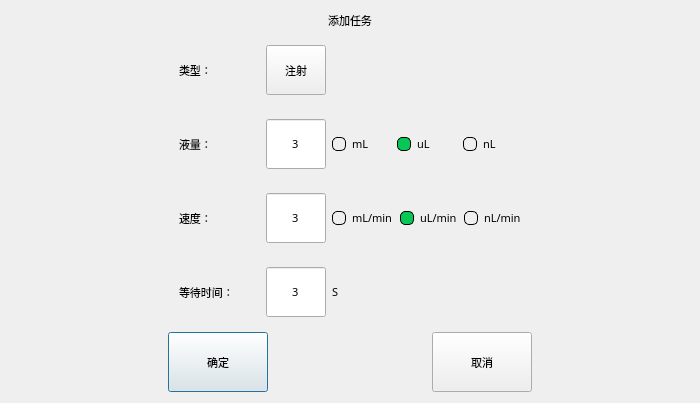
<?xml version="1.0" encoding="UTF-8"?>
<ui version="4.0">
 <class>AddTaskPage</class>
 <widget class="QDialog" name="AddTaskPage">
  <property name="geometry">
   <rect>
    <x>0</x>
    <y>0</y>
    <width>700</width>
    <height>400</height>
   </rect>
  </property>
  <property name="windowTitle">
   <string>Dialog</string>
  </property>
  <property name="styleSheet">
   <string notr="true">QRadioButton::indicator::unchecked{
background-color: none;
border:1px solid #000000;
border-radius: 5px;
}

QRadioButton::indicator:checked{
background-color: #07C854;
border:1px solid #000000;
border-radius: 5px;
}</string>
  </property>
  <property name="sizeGripEnabled">
   <bool>false</bool>
  </property>
  <layout class="QVBoxLayout" name="verticalLayout_2">
   <item>
    <widget class="QWidget" name="widgetTitle" native="true">
     <property name="font">
      <font>
       <family>Microsoft YaHei</family>
       <pointsize>8</pointsize>
      </font>
     </property>
     <layout class="QHBoxLayout" name="horizontalLayout_5">
      <property name="leftMargin">
       <number>1</number>
      </property>
      <property name="topMargin">
       <number>1</number>
      </property>
      <property name="rightMargin">
       <number>1</number>
      </property>
      <property name="bottomMargin">
       <number>1</number>
      </property>
      <item>
       <widget class="QLabel" name="label">
        <property name="font">
         <font>
          <family>Microsoft YaHei</family>
          <pointsize>8</pointsize>
         </font>
        </property>
        <property name="text">
         <string>添加任务</string>
        </property>
        <property name="alignment">
         <set>Qt::AlignCenter</set>
        </property>
       </widget>
      </item>
     </layout>
    </widget>
   </item>
   <item>
    <layout class="QHBoxLayout" name="horizontalLayout">
     <item>
      <spacer name="horizontalSpacer_4">
       <property name="font">
        <font>
         <family>Microsoft YaHei</family>
         <pointsize>8</pointsize>
        </font>
       </property>
       <property name="orientation">
        <enum>Qt::Horizontal</enum>
       </property>
       <property name="sizeHint" stdset="0">
        <size>
         <width>40</width>
         <height>20</height>
        </size>
       </property>
      </spacer>
     </item>
     <item>
      <layout class="QVBoxLayout" name="verticalLayout">
       <item>
        <widget class="QWidget" name="widget" native="true">
         <property name="font">
          <font>
           <family>Microsoft YaHei</family>
           <pointsize>8</pointsize>
          </font>
         </property>
         <layout class="QHBoxLayout" name="horizontalLayout_3">
          <item>
           <widget class="QLabel" name="label_8">
            <property name="sizePolicy">
             <sizepolicy hsizetype="Expanding" vsizetype="Preferred">
              <horstretch>0</horstretch>
              <verstretch>0</verstretch>
             </sizepolicy>
            </property>
            <property name="minimumSize">
             <size>
              <width>81</width>
              <height>0</height>
             </size>
            </property>
            <property name="font">
             <font>
              <family>Microsoft YaHei</family>
              <pointsize>8</pointsize>
             </font>
            </property>
            <property name="text">
             <string>类型：</string>
            </property>
           </widget>
          </item>
          <item>
           <widget class="QToolButton" name="toolButton">
            <property name="sizePolicy">
             <sizepolicy hsizetype="Preferred" vsizetype="Preferred">
              <horstretch>0</horstretch>
              <verstretch>0</verstretch>
             </sizepolicy>
            </property>
            <property name="minimumSize">
             <size>
              <width>60</width>
              <height>50</height>
             </size>
            </property>
            <property name="maximumSize">
             <size>
              <width>60</width>
              <height>50</height>
             </size>
            </property>
            <property name="font">
             <font>
              <family>Microsoft YaHei</family>
              <pointsize>8</pointsize>
             </font>
            </property>
            <property name="text">
             <string>注射</string>
            </property>
           </widget>
          </item>
          <item>
           <widget class="QLabel" name="label_9">
            <property name="sizePolicy">
             <sizepolicy hsizetype="Expanding" vsizetype="Preferred">
              <horstretch>0</horstretch>
              <verstretch>0</verstretch>
             </sizepolicy>
            </property>
            <property name="minimumSize">
             <size>
              <width>0</width>
              <height>0</height>
             </size>
            </property>
            <property name="font">
             <font>
              <family>Microsoft YaHei</family>
              <pointsize>8</pointsize>
             </font>
            </property>
            <property name="text">
             <string/>
            </property>
           </widget>
          </item>
          <item>
           <widget class="QLabel" name="label_10">
            <property name="sizePolicy">
             <sizepolicy hsizetype="Expanding" vsizetype="Preferred">
              <horstretch>0</horstretch>
              <verstretch>0</verstretch>
             </sizepolicy>
            </property>
            <property name="minimumSize">
             <size>
              <width>0</width>
              <height>0</height>
             </size>
            </property>
            <property name="font">
             <font>
              <family>Microsoft YaHei</family>
              <pointsize>8</pointsize>
             </font>
            </property>
            <property name="text">
             <string/>
            </property>
           </widget>
          </item>
          <item>
           <widget class="QLabel" name="label_11">
            <property name="sizePolicy">
             <sizepolicy hsizetype="Expanding" vsizetype="Preferred">
              <horstretch>0</horstretch>
              <verstretch>0</verstretch>
             </sizepolicy>
            </property>
            <property name="minimumSize">
             <size>
              <width>0</width>
              <height>0</height>
             </size>
            </property>
            <property name="font">
             <font>
              <family>Microsoft YaHei</family>
              <pointsize>8</pointsize>
             </font>
            </property>
            <property name="text">
             <string/>
            </property>
           </widget>
          </item>
         </layout>
        </widget>
       </item>
       <item>
        <widget class="QWidget" name="widget_2" native="true">
         <property name="font">
          <font>
           <family>Microsoft YaHei</family>
           <pointsize>8</pointsize>
          </font>
         </property>
         <layout class="QHBoxLayout" name="horizontalLayout_6">
          <item>
           <widget class="QLabel" name="label_5">
            <property name="sizePolicy">
             <sizepolicy hsizetype="Expanding" vsizetype="Preferred">
              <horstretch>0</horstretch>
              <verstretch>0</verstretch>
             </sizepolicy>
            </property>
            <property name="minimumSize">
             <size>
              <width>81</width>
              <height>0</height>
             </size>
            </property>
            <property name="font">
             <font>
              <family>Microsoft YaHei</family>
              <pointsize>8</pointsize>
             </font>
            </property>
            <property name="text">
             <string>液量：</string>
            </property>
            <property name="alignment">
             <set>Qt::AlignLeading|Qt::AlignLeft|Qt::AlignVCenter</set>
            </property>
           </widget>
          </item>
          <item>
           <widget class="Custom_LineEdit" name="lineEdit_volume">
            <property name="sizePolicy">
             <sizepolicy hsizetype="Expanding" vsizetype="Preferred">
              <horstretch>0</horstretch>
              <verstretch>0</verstretch>
             </sizepolicy>
            </property>
            <property name="minimumSize">
             <size>
              <width>0</width>
              <height>50</height>
             </size>
            </property>
            <property name="maximumSize">
             <size>
              <width>60</width>
              <height>50</height>
             </size>
            </property>
            <property name="font">
             <font>
              <family>Microsoft YaHei</family>
              <pointsize>8</pointsize>
             </font>
            </property>
            <property name="text">
             <string>3</string>
            </property>
            <property name="alignment">
             <set>Qt::AlignCenter</set>
            </property>
           </widget>
          </item>
          <item>
           <widget class="QRadioButton" name="radioButton_volumemL">
            <property name="sizePolicy">
             <sizepolicy hsizetype="Expanding" vsizetype="Preferred">
              <horstretch>0</horstretch>
              <verstretch>0</verstretch>
             </sizepolicy>
            </property>
            <property name="minimumSize">
             <size>
              <width>0</width>
              <height>0</height>
             </size>
            </property>
            <property name="font">
             <font>
              <family>Microsoft YaHei</family>
              <pointsize>8</pointsize>
             </font>
            </property>
            <property name="text">
             <string>mL</string>
            </property>
            <property name="checked">
             <bool>false</bool>
            </property>
           </widget>
          </item>
          <item>
           <widget class="QRadioButton" name="radioButton_volumeuL">
            <property name="sizePolicy">
             <sizepolicy hsizetype="Expanding" vsizetype="Preferred">
              <horstretch>0</horstretch>
              <verstretch>0</verstretch>
             </sizepolicy>
            </property>
            <property name="minimumSize">
             <size>
              <width>0</width>
              <height>0</height>
             </size>
            </property>
            <property name="font">
             <font>
              <family>Microsoft YaHei</family>
              <pointsize>8</pointsize>
             </font>
            </property>
            <property name="text">
             <string>uL</string>
            </property>
            <property name="checked">
             <bool>true</bool>
            </property>
           </widget>
          </item>
          <item>
           <widget class="QRadioButton" name="radioButton_volumenL">
            <property name="sizePolicy">
             <sizepolicy hsizetype="Expanding" vsizetype="Preferred">
              <horstretch>0</horstretch>
              <verstretch>0</verstretch>
             </sizepolicy>
            </property>
            <property name="minimumSize">
             <size>
              <width>0</width>
              <height>0</height>
             </size>
            </property>
            <property name="font">
             <font>
              <family>Microsoft YaHei</family>
              <pointsize>8</pointsize>
             </font>
            </property>
            <property name="text">
             <string>nL</string>
            </property>
            <property name="checked">
             <bool>false</bool>
            </property>
           </widget>
          </item>
         </layout>
        </widget>
       </item>
       <item>
        <widget class="QWidget" name="widget" native="true">
         <property name="font">
          <font>
           <family>Microsoft YaHei</family>
           <pointsize>8</pointsize>
          </font>
         </property>
         <layout class="QHBoxLayout" name="horizontalLayout_7">
          <item>
           <widget class="QLabel" name="label_6">
            <property name="sizePolicy">
             <sizepolicy hsizetype="Expanding" vsizetype="Preferred">
              <horstretch>0</horstretch>
              <verstretch>0</verstretch>
             </sizepolicy>
            </property>
            <property name="minimumSize">
             <size>
              <width>81</width>
              <height>0</height>
             </size>
            </property>
            <property name="font">
             <font>
              <family>Microsoft YaHei</family>
              <pointsize>8</pointsize>
             </font>
            </property>
            <property name="text">
             <string>速度：</string>
            </property>
            <property name="alignment">
             <set>Qt::AlignLeading|Qt::AlignLeft|Qt::AlignVCenter</set>
            </property>
           </widget>
          </item>
          <item>
           <widget class="Custom_LineEdit" name="lineEdit_speed">
            <property name="sizePolicy">
             <sizepolicy hsizetype="Expanding" vsizetype="Preferred">
              <horstretch>0</horstretch>
              <verstretch>0</verstretch>
             </sizepolicy>
            </property>
            <property name="minimumSize">
             <size>
              <width>0</width>
              <height>50</height>
             </size>
            </property>
            <property name="maximumSize">
             <size>
              <width>60</width>
              <height>50</height>
             </size>
            </property>
            <property name="font">
             <font>
              <family>Microsoft YaHei</family>
              <pointsize>8</pointsize>
             </font>
            </property>
            <property name="text">
             <string>3</string>
            </property>
            <property name="alignment">
             <set>Qt::AlignCenter</set>
            </property>
           </widget>
          </item>
          <item>
           <widget class="QRadioButton" name="radioButton_speedmL">
            <property name="sizePolicy">
             <sizepolicy hsizetype="Expanding" vsizetype="Preferred">
              <horstretch>0</horstretch>
              <verstretch>0</verstretch>
             </sizepolicy>
            </property>
            <property name="minimumSize">
             <size>
              <width>0</width>
              <height>0</height>
             </size>
            </property>
            <property name="font">
             <font>
              <family>Microsoft YaHei</family>
              <pointsize>8</pointsize>
             </font>
            </property>
            <property name="text">
             <string>mL/min</string>
            </property>
            <property name="checked">
             <bool>false</bool>
            </property>
           </widget>
          </item>
          <item>
           <widget class="QRadioButton" name="radioButton_speeduL">
            <property name="sizePolicy">
             <sizepolicy hsizetype="Expanding" vsizetype="Preferred">
              <horstretch>0</horstretch>
              <verstretch>0</verstretch>
             </sizepolicy>
            </property>
            <property name="minimumSize">
             <size>
              <width>0</width>
              <height>0</height>
             </size>
            </property>
            <property name="font">
             <font>
              <family>Microsoft YaHei</family>
              <pointsize>8</pointsize>
             </font>
            </property>
            <property name="text">
             <string>uL/min</string>
            </property>
            <property name="checked">
             <bool>true</bool>
            </property>
           </widget>
          </item>
          <item>
           <widget class="QRadioButton" name="radioButton_speednL">
            <property name="sizePolicy">
             <sizepolicy hsizetype="Expanding" vsizetype="Preferred">
              <horstretch>0</horstretch>
              <verstretch>0</verstretch>
             </sizepolicy>
            </property>
            <property name="minimumSize">
             <size>
              <width>0</width>
              <height>0</height>
             </size>
            </property>
            <property name="font">
             <font>
              <family>Microsoft YaHei</family>
              <pointsize>8</pointsize>
             </font>
            </property>
            <property name="text">
             <string>nL/min</string>
            </property>
            <property name="checked">
             <bool>false</bool>
            </property>
           </widget>
          </item>
         </layout>
        </widget>
       </item>
       <item>
        <widget class="QWidget" name="widget_3" native="true">
         <property name="font">
          <font>
           <family>Microsoft YaHei</family>
           <pointsize>8</pointsize>
          </font>
         </property>
         <layout class="QHBoxLayout" name="horizontalLayout_10">
          <item>
           <widget class="QLabel" name="label_3">
            <property name="sizePolicy">
             <sizepolicy hsizetype="Expanding" vsizetype="Preferred">
              <horstretch>0</horstretch>
              <verstretch>0</verstretch>
             </sizepolicy>
            </property>
            <property name="minimumSize">
             <size>
              <width>81</width>
              <height>0</height>
             </size>
            </property>
            <property name="font">
             <font>
              <family>Microsoft YaHei</family>
              <pointsize>8</pointsize>
             </font>
            </property>
            <property name="text">
             <string>等待时间：</string>
            </property>
            <property name="alignment">
             <set>Qt::AlignLeading|Qt::AlignLeft|Qt::AlignVCenter</set>
            </property>
           </widget>
          </item>
          <item>
           <widget class="Custom_LineEdit" name="lineEdit_pauseTime">
            <property name="sizePolicy">
             <sizepolicy hsizetype="Expanding" vsizetype="Preferred">
              <horstretch>0</horstretch>
              <verstretch>0</verstretch>
             </sizepolicy>
            </property>
            <property name="minimumSize">
             <size>
              <width>0</width>
              <height>50</height>
             </size>
            </property>
            <property name="maximumSize">
             <size>
              <width>60</width>
              <height>50</height>
             </size>
            </property>
            <property name="font">
             <font>
              <family>Microsoft YaHei</family>
              <pointsize>8</pointsize>
             </font>
            </property>
            <property name="text">
             <string>3</string>
            </property>
            <property name="alignment">
             <set>Qt::AlignCenter</set>
            </property>
           </widget>
          </item>
          <item>
           <widget class="QLabel" name="label_4">
            <property name="sizePolicy">
             <sizepolicy hsizetype="Expanding" vsizetype="Preferred">
              <horstretch>0</horstretch>
              <verstretch>0</verstretch>
             </sizepolicy>
            </property>
            <property name="minimumSize">
             <size>
              <width>0</width>
              <height>0</height>
             </size>
            </property>
            <property name="font">
             <font>
              <family>Microsoft YaHei</family>
              <pointsize>8</pointsize>
             </font>
            </property>
            <property name="text">
             <string>S</string>
            </property>
            <property name="alignment">
             <set>Qt::AlignLeading|Qt::AlignLeft|Qt::AlignVCenter</set>
            </property>
           </widget>
          </item>
          <item>
           <widget class="QLabel" name="label_2">
            <property name="sizePolicy">
             <sizepolicy hsizetype="Expanding" vsizetype="Preferred">
              <horstretch>0</horstretch>
              <verstretch>0</verstretch>
             </sizepolicy>
            </property>
            <property name="minimumSize">
             <size>
              <width>0</width>
              <height>0</height>
             </size>
            </property>
            <property name="font">
             <font>
              <family>Microsoft YaHei</family>
              <pointsize>8</pointsize>
             </font>
            </property>
            <property name="text">
             <string/>
            </property>
           </widget>
          </item>
          <item>
           <widget class="QLabel" name="label_7">
            <property name="sizePolicy">
             <sizepolicy hsizetype="Expanding" vsizetype="Preferred">
              <horstretch>0</horstretch>
              <verstretch>0</verstretch>
             </sizepolicy>
            </property>
            <property name="minimumSize">
             <size>
              <width>0</width>
              <height>0</height>
             </size>
            </property>
            <property name="font">
             <font>
              <family>Microsoft YaHei</family>
              <pointsize>8</pointsize>
             </font>
            </property>
            <property name="text">
             <string/>
            </property>
           </widget>
          </item>
         </layout>
        </widget>
       </item>
      </layout>
     </item>
     <item>
      <spacer name="horizontalSpacer_5">
       <property name="font">
        <font>
         <family>Microsoft YaHei</family>
         <pointsize>8</pointsize>
        </font>
       </property>
       <property name="orientation">
        <enum>Qt::Horizontal</enum>
       </property>
       <property name="sizeHint" stdset="0">
        <size>
         <width>40</width>
         <height>20</height>
        </size>
       </property>
      </spacer>
     </item>
    </layout>
   </item>
   <item>
    <layout class="QHBoxLayout" name="horizontalLayout_2">
     <item>
      <spacer name="horizontalSpacer">
       <property name="font">
        <font>
         <family>Microsoft YaHei</family>
         <pointsize>8</pointsize>
        </font>
       </property>
       <property name="orientation">
        <enum>Qt::Horizontal</enum>
       </property>
       <property name="sizeHint" stdset="0">
        <size>
         <width>40</width>
         <height>20</height>
        </size>
       </property>
      </spacer>
     </item>
     <item>
      <widget class="QPushButton" name="pushButton_confirm">
       <property name="minimumSize">
        <size>
         <width>100</width>
         <height>60</height>
        </size>
       </property>
       <property name="font">
        <font>
         <family>Microsoft YaHei</family>
         <pointsize>8</pointsize>
        </font>
       </property>
       <property name="text">
        <string>确定</string>
       </property>
       <property name="iconSize">
        <size>
         <width>40</width>
         <height>40</height>
        </size>
       </property>
      </widget>
     </item>
     <item>
      <spacer name="horizontalSpacer_3">
       <property name="font">
        <font>
         <family>Microsoft YaHei</family>
         <pointsize>8</pointsize>
        </font>
       </property>
       <property name="orientation">
        <enum>Qt::Horizontal</enum>
       </property>
       <property name="sizeHint" stdset="0">
        <size>
         <width>40</width>
         <height>20</height>
        </size>
       </property>
      </spacer>
     </item>
     <item>
      <widget class="QPushButton" name="pushButton_cancel">
       <property name="minimumSize">
        <size>
         <width>100</width>
         <height>60</height>
        </size>
       </property>
       <property name="font">
        <font>
         <family>Microsoft YaHei</family>
         <pointsize>8</pointsize>
        </font>
       </property>
       <property name="text">
        <string>取消</string>
       </property>
       <property name="iconSize">
        <size>
         <width>40</width>
         <height>40</height>
        </size>
       </property>
      </widget>
     </item>
     <item>
      <spacer name="horizontalSpacer_2">
       <property name="font">
        <font>
         <family>Microsoft YaHei</family>
         <pointsize>8</pointsize>
        </font>
       </property>
       <property name="orientation">
        <enum>Qt::Horizontal</enum>
       </property>
       <property name="sizeHint" stdset="0">
        <size>
         <width>40</width>
         <height>20</height>
        </size>
       </property>
      </spacer>
     </item>
    </layout>
   </item>
  </layout>
 </widget>
 <customwidgets>
  <customwidget>
   <class>Custom_LineEdit</class>
   <extends>QLineEdit</extends>
   <header location="global">custom_lineedit.h</header>
  </customwidget>
 </customwidgets>
 <resources/>
 <connections/>
</ui>
